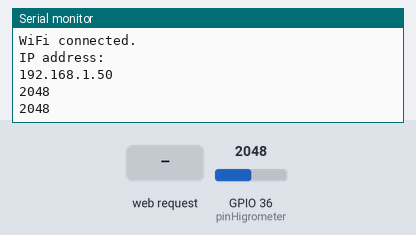
This sketch was run on a simulated ESP32. Shown: the last lines printed to the serial monitor. Inputs (shaded band) come from the test bench; at power-on: GPIO 36 (pinHigrometer) = 2048. WiFi joins after 1.5 s; servers stay silent unless stated.

Above: at 3.2 s.
3.3 s: HTTP request GET / received
At 3.9 s:
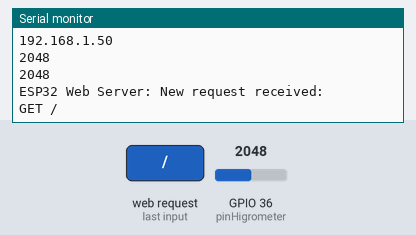
4.8 s: GPIO 36 (pinHigrometer) set to 1960
At 5.5 s:
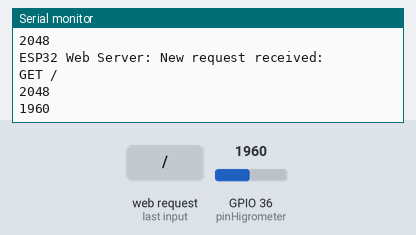
6.3 s: GPIO 36 (pinHigrometer) set to 2040
At 7.8 s:
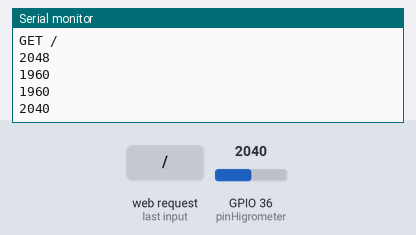
Timing chart, 0 to 9.3 s (numbered marks = the images above; inputs shaded):
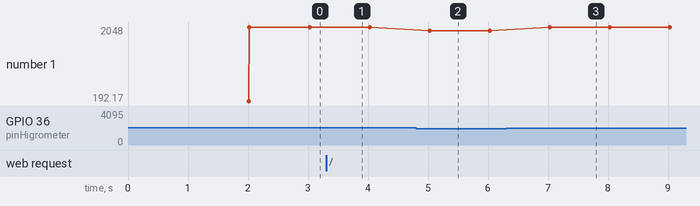

The sketch:

sketch_higrometer.ino
```cpp
#include <WiFi.h>
#include <ESPAsyncWebServer.h>

const int pinHigrometer = 36;
const int DEVICE_MAX = 4095;
const int DEVICE_MIN = 2000;
const char* ssid = "Alex 2G";
const char* password = "24435039";
float humidity = 0;
AsyncWebServer server(80);

void routes() {
  server.on("/", HTTP_GET, [](AsyncWebServerRequest* request) {
     char json[40];
     sprintf(json,"{\"humidity\": %f}", humidity);
       Serial.println("ESP32 Web Server: New request received:");
       Serial.println("GET /");
       request->send(200, "application/json", json);
    });
}

void wifiSetup() {
  Serial.println();
  Serial.println();
  Serial.print("Connecting to ");
  Serial.println(ssid);

  WiFi.begin(ssid, password);

  while (WiFi.status() != WL_CONNECTED) {
    delay(1000);
    Serial.print("Connecting to WiFi...");
  }

  Serial.println("Connected to WiFi");
  Serial.println("WiFi connected.");
  Serial.println("IP address: ");
  Serial.println(WiFi.localIP());

  routes();
  server.begin();
}

void higrometerSetup() {
  pinMode(pinHigrometer, INPUT);
}

void setup() {
  Serial.begin(9600);
  wifiSetup();
  higrometerSetup();
}

void loop() {
  const int pinValue = analogRead(pinHigrometer);
  Serial.println(pinValue);
  humidity = pinValue < 2000 ? 100 : map(pinValue, DEVICE_MIN, DEVICE_MAX, 100, 0);
  delay(1000);
}
```

Measured:
- after the input at 3.3 s, the serial monitor: prints a new line at once (image 1)
- after the input at 4.8 s, the serial monitor: prints a new line after 0.23 s (image 2)
- after the input at 6.3 s, the serial monitor: prints a new line after 0.73 s (image 3)
- plotted number 1: 2048 → 1960 after the input at 4.8 s, 1960 → 2040 after the input at 6.3 s
